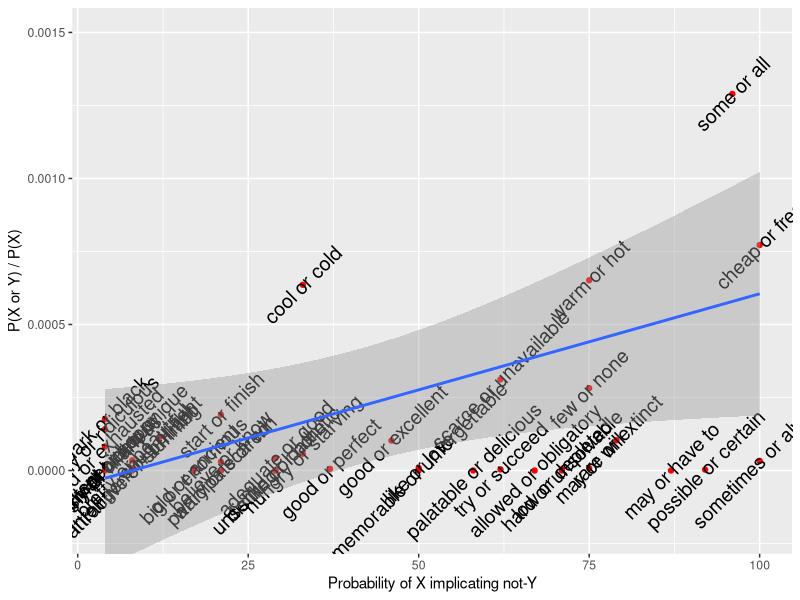

This figure's R source:
library(ggplot2)

dat <- read.csv("chemla-p2-table-gb2counts.csv",1)

dat$ratio <- dat$GB2.Freq.X.or.Y / dat$GB2.Freq.X

labels = paste(dat$X, 'or', dat$Y)

xlab = "Probability of X implicating not-Y"
ylab = "P(X or Y) / P(X)"


ggplot(dat,aes(x=p,y=ratio)) + geom_point(color='red') + geom_text(label=labels, size=5, angle=45) + stat_smooth(method="lm") + xlab(xlab) + ylab(ylab) +
    coord_cartesian(ylim = c(-0.0002, 0.0015)) 

fit = lm(ratio ~ p,dat)

summary(fit)
